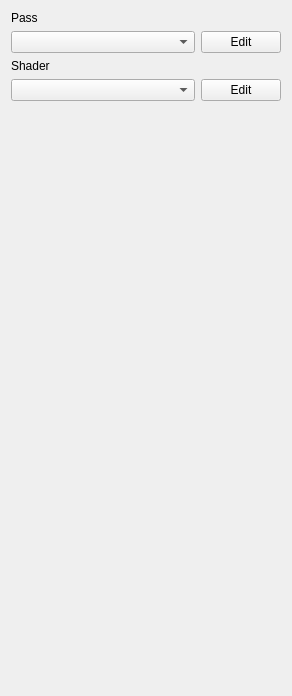
<?xml version="1.0" encoding="UTF-8"?>
<ui version="4.0">
 <class>MaterialWidget</class>
 <widget class="QWidget" name="MaterialWidget">
  <property name="geometry">
   <rect>
    <x>0</x>
    <y>0</y>
    <width>292</width>
    <height>696</height>
   </rect>
  </property>
  <property name="windowTitle">
   <string>Material</string>
  </property>
  <layout class="QVBoxLayout" name="verticalLayout">
   <item>
    <widget class="QLabel" name="label">
     <property name="text">
      <string>Pass</string>
     </property>
    </widget>
   </item>
   <item>
    <layout class="QHBoxLayout" name="horizontalLayout">
     <item>
      <widget class="QComboBox" name="passCB"/>
     </item>
     <item>
      <widget class="QPushButton" name="passButton">
       <property name="sizePolicy">
        <sizepolicy hsizetype="Fixed" vsizetype="Fixed">
         <horstretch>0</horstretch>
         <verstretch>0</verstretch>
        </sizepolicy>
       </property>
       <property name="text">
        <string>Edit</string>
       </property>
      </widget>
     </item>
    </layout>
   </item>
   <item>
    <widget class="QLabel" name="label_2">
     <property name="text">
      <string>Shader</string>
     </property>
    </widget>
   </item>
   <item>
    <layout class="QHBoxLayout" name="horizontalLayout_2">
     <item>
      <widget class="QComboBox" name="shaderCB"/>
     </item>
     <item>
      <widget class="QPushButton" name="shaderButton">
       <property name="sizePolicy">
        <sizepolicy hsizetype="Fixed" vsizetype="Fixed">
         <horstretch>0</horstretch>
         <verstretch>0</verstretch>
        </sizepolicy>
       </property>
       <property name="text">
        <string>Edit</string>
       </property>
      </widget>
     </item>
    </layout>
   </item>
   <item>
    <spacer name="verticalSpacer">
     <property name="orientation">
      <enum>Qt::Vertical</enum>
     </property>
     <property name="sizeHint" stdset="0">
      <size>
       <width>20</width>
       <height>749</height>
      </size>
     </property>
    </spacer>
   </item>
  </layout>
 </widget>
 <resources/>
 <connections/>
</ui>
